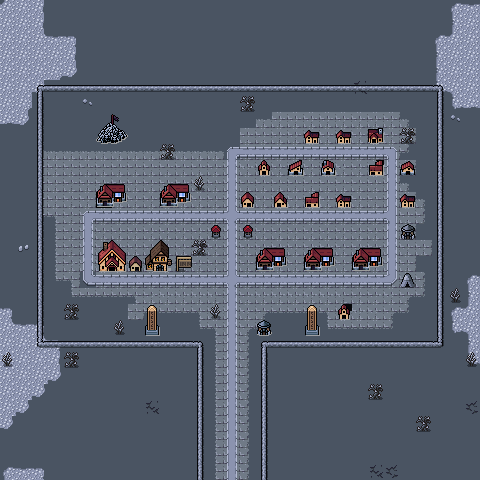

Rendered tile map (Tiled .tmx) drawn with the repository's tilesets; below, a short description and the map source with its tile grids summarised:
An orthogonal 30x30 tile map with 16x16 px tiles, 4 tile layers (Background, Ground, Walls, Overlay), 3 tilesets and 9 objects.

<map version="1.10" tiledversion="1.11.2" orientation="orthogonal" renderorder="right-down" width="30" height="30" tilewidth="16" tileheight="16" infinite="0" nextlayerid="6" nextobjectid="73">
 <editorsettings>
  <export target="wastetown..tmx" format="tmx" />
 </editorsettings>
 <tileset firstgid="1" source="../../../../common/maps/tileset/main.tsx" />
 <tileset firstgid="10113" source="../../../../common/maps/tileset/buildings.tsx" />
 <tileset firstgid="11905" source="../../../../common/maps/tileset/buildings-nocollide.tsx" />
 <layer id="1" name="Background" width="30" height="30">
  <data>[900 cells, 900 non-empty, 3 distinct tile ids]</data>
 </layer>
 <layer id="2" name="Ground" width="30" height="30">
  <data>[900 cells, 326 non-empty, 45 distinct tile ids]</data>
 </layer>
 <layer id="3" name="Walls" width="30" height="30">
  <properties>
   <property name="spriteLayer" type="bool" value="true" />
  </properties>
  <data>[900 cells, 155 non-empty, 34 distinct tile ids]</data>
 </layer>
 <layer id="5" name="Overlay" width="30" height="30">
  <data>[900 cells, 50 non-empty, 16 distinct tile ids]</data>
 </layer>
 <objectgroup id="4" name="Objects">
  <object id="38" template="../../../../common/maps/obj/entry_up.tx" x="204" y="368" width="56" height="16" />
  <object id="47" template="../../../../common/maps/obj/inn.tx" x="150" y="273" />
  <object id="48" template="../../../../common/maps/obj/shop.tx" x="104.5" y="274">
   <properties>
    <property name="commonShopList" value="Equipment" />
    <property name="noRestock" type="bool" value="true" />
   </properties>
  </object>
  <object id="58" template="../../../../common/maps/obj/shop.tx" x="97" y="209">
   <properties>
    <property name="commonShopList" value="BoosterPackShop,AlphaBoosterPackShop,BetaBoosterPackShop,GammaBoosterPackShop,DeltaBoosterPackShop" />
    <property name="mythicShopList" value="" />
    <property name="noRestock" type="bool" value="false" />
    <property name="rareShopList" value="" />
    <property name="uncommonShopList" value="" />
   </properties>
  </object>
  <object id="62" template="../../../../common/maps/obj/shardtrader.tx" x="400" y="288" />
  <object id="64" template="../../../../common/maps/obj/shop.tx" x="161.137" y="211.073">
   <properties>
    <property name="noRestock" type="bool" value="false" />
    <property name="commonShopList" value="Legend" />
   </properties>
  </object>
  <object id="70" template="../../../../common/maps/obj/shop.tx" x="257.25" y="274.432">
   <properties>
    <property name="commonShopList" value="Colorless,Colorless,Artifact,Creature2Colorless,Wand,Enchantment,Instant,Creature" />
    <property name="mythicShopList" value="Planeswalker,WUBRG,PhyrexianColorless" />
    <property name="noRestock" type="bool" value="false" />
    <property name="rareShopList" value="Land4Colorless,Vehicle,White,Blue,Red,Green,Black,FlipShop,Saga" />
    <property name="uncommonShopList" value="Artifact,Land,Assembly,Golem,Sliver,Wall,Equip,Enchantment,Instant,Creature,Battle" />
   </properties>
  </object>
  <object id="71" template="../../../../common/maps/obj/shop.tx" x="305.575" y="273.895">
   <properties>
    <property name="commonShopList" value="Colorless,Colorless,Artifact,Creature2Colorless,Vehicle,Equip,Wand" />
    <property name="mythicShopList" value="White,Blue,Red,Green,Black,Legend" />
    <property name="rareShopList" value="Land4Colorless,Land4Colorless,Creature2Eldrazi,Saga" />
    <property name="uncommonShopList" value="Land,Enchantment,Instant,Creature" />
   </properties>
  </object>
  <object id="72" template="../../../../common/maps/obj/shop.tx" x="353.362" y="273.895">
   <properties>
    <property name="commonShopList" value="Creature,Creature2Blue,Creature2Red,Creature2Black,Creature2White,Creature2Green,Creature2Colorless,Sliver,Wall,Assembly,Human" />
    <property name="mythicShopList" value="Assassin,Squirrel,Dragon,Vampire,Minotaur,Dwarf,Devil,Soldier,Demon,Druid,Bird,Wolf,Knight,Skeleton,Shaman,Wizard,Pirate,Rogue,Dinosaur,Ogre,Planeswalker,Legend,WUBRG,Gods" />
    <property name="rareShopList" value="Human,Zombie,Goblin,Elf,Merfolk,Azorius,Dimir,Rakdos,Gruul,Selesnya,Orzhov,Izzet,Golgari,Boros,Simic,PhyrexianColorless,Giant,Spiders,Shapeshifter" />
    <property name="uncommonShopList" value="Land,Vehicle,Equip,Wand,Artifact,Multicolor,Golem,Colorless,Enchantment,Instant" />
   </properties>
  </object>
 </objectgroup>
</map>
